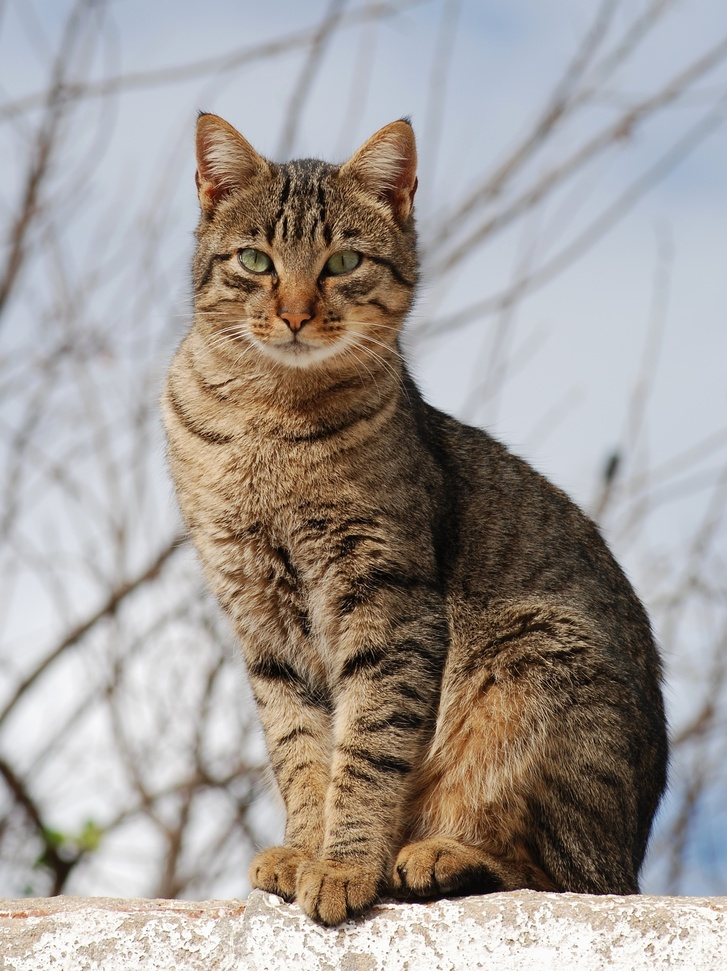
#> input picture cat.jpg, 727 x 971 px, shrunk from 1795 x 2397 before the run, found by its file name
$ python draw_shape.py
#> lines starting #> are read from the running program, lines starting #| are printed output that depends on the picture
import cv2
import numpy as np

# Load the image
image = cv2.imread('open_cv/image/cat.jpg')
#> image is the input picture: shape (971, 727, 3); mean B, G, R 150, 154.8, 161.8

# Check if image loaded successfully
if image is None:
    raise FileNotFoundError("Image not found. Please check the path.")

# Set center and size of the star
center = (image.shape[1] // 2, image.shape[0] // 2)
#> center = (363, 485)
size = 500

# Define 10 points of a 5-pointed star
angle = np.deg2rad(36)  # 360/10
points = []
for i in range(10):
    r = size if i % 2 == 0 else size // 2
    theta = i * angle - np.pi / 2  # Start pointing upward
    x = int(center[0] + r * np.cos(theta))
    y = int(center[1] + r * np.sin(theta))
    points.append((x, y))

# Convert to numpy array and draw the star
points = np.array(points, np.int32)
cv2.polylines(image, [points], isClosed=True, color=(0, 255, 255), thickness=200)
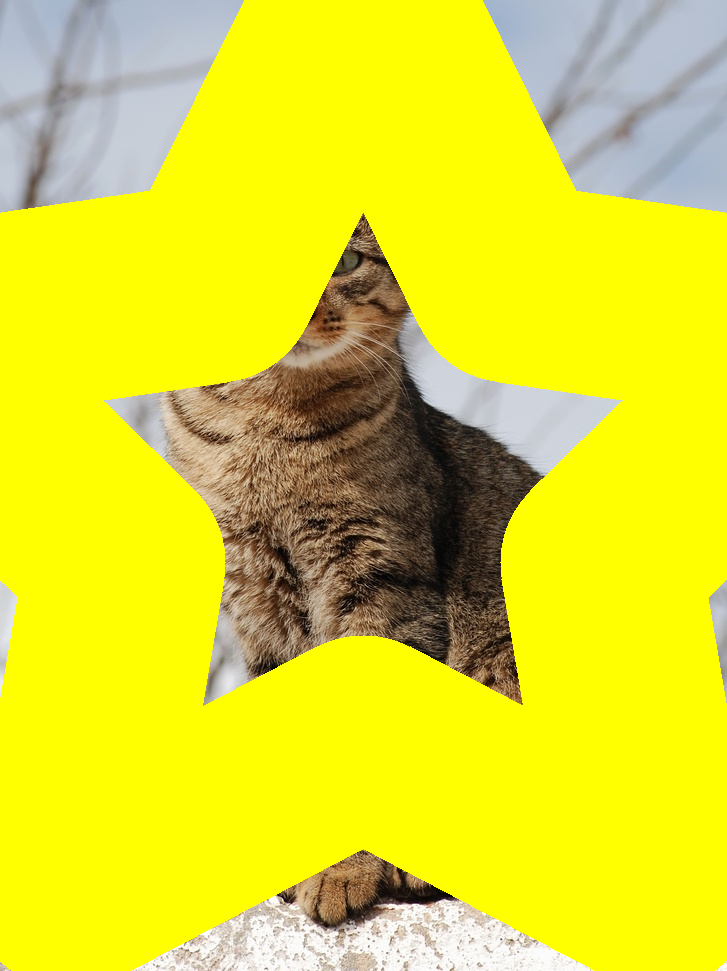
#> image: shape (971, 727, 3); mean B, G, R 42.8, 219.9, 222.7

# Show the image
cv2.imshow("Image with Star", image)
cv2.waitKey(0)
cv2.destroyAllWindows()

# Optional: Save the image
# cv2.imwrite("star_output.jpg", image)
